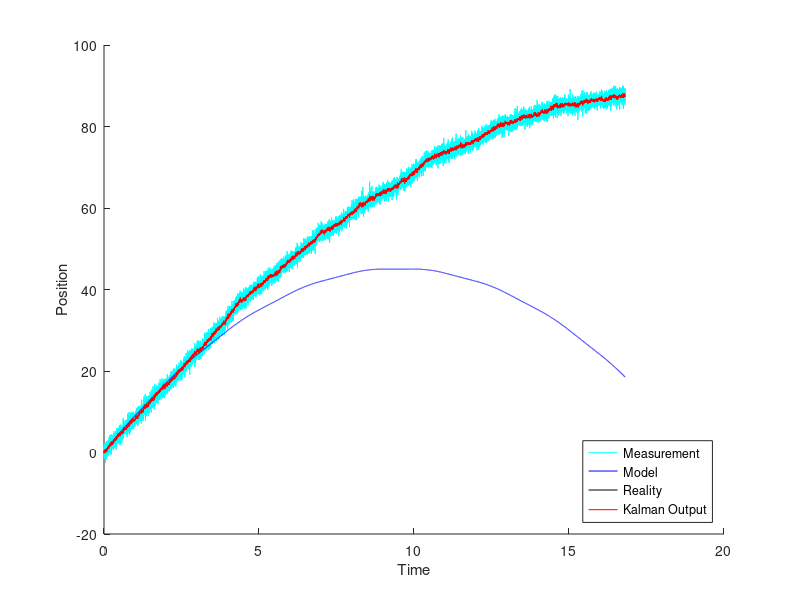

Source code (MATLAB):
% Process noise covariance matrix. Represents system noisiness
varQ = 0.02;
Q = [varQ 0; 0 varQ];

% Measurement noise covariance matrix. Represents measurement noisiness
varR = 1;
R = [varR 0; 0 varR];

% Start time and time step
t = 0;
dt = 0.001;

% Real, estimated, and modeled <position, vecocity> state vectors
x = [0; 10];
xHat = [0; 10];
xModel = [0; 10];

% State update matrix
F = [1 dt; 0 1];                                

% Control input matrix
m = 10; % arbitrary mass of car
B = [dt^2/(2*m); dt/m];                         

% State-measurement transformation
H = [1 0; 0 1];

% Error covariance matrix
P = [1 0; 0 1];
                                                   
% Data lists
times = [];
states = [];
measurements = [];
outputs = [];
model = [];
                                                                                                       
% Loop until car comes to a complete stop (velocity = 0)
while x(2) > 0
    % Braking force applied at this time step
    u = -20;
                                                      %vv ADDED FOR (d) vv%
    if mod(floor(t), 2) == 1
        u = 0;
    end
                                                      %^^ ADDED FOR (d) ^^%
    % Update model
    xModel = F*xModel + B*u;

    % Simulate real state update, including process noise
    t = t + dt;
    x = F*x + B*u + normrnd(0, diag(Q));
    
    % Simulate a noisy measurement
    z = H * x + normrnd(0, diag(R));
                                              
    % Predict
    xHat = F*xHat + B*u;
    P = F*P*F.' + Q;
    
    % Kalman gain
    K = P*H.'*inv(H*P*H.' + R);
    
    % Update
    xHat = xHat + K*(z - H*xHat);
    P = (eye(2) - K*H)*P;   
    
                                                      %vv ADDED FOR (c) vv%
    times = [times t];
    states = [states x];
    model = [model xModel];
    measurements = [measurements z];
    outputs = [outputs xHat];
                                                      %^^ ADDED FOR (c) ^^%
end


                                                     
% Plot position data
hold on;
plot(times, measurements(1,:), 'cyan');
plot(times, model(1,:), 'b');
plot(times, states(1,:), 'black');
plot(times, outputs(1,:), 'r');

xlabel('Time');
ylabel('Position')
legend('Measurement','Model', 'Reality', 'Kalman Output')
legend('Location', 'southeast')
                                                    



